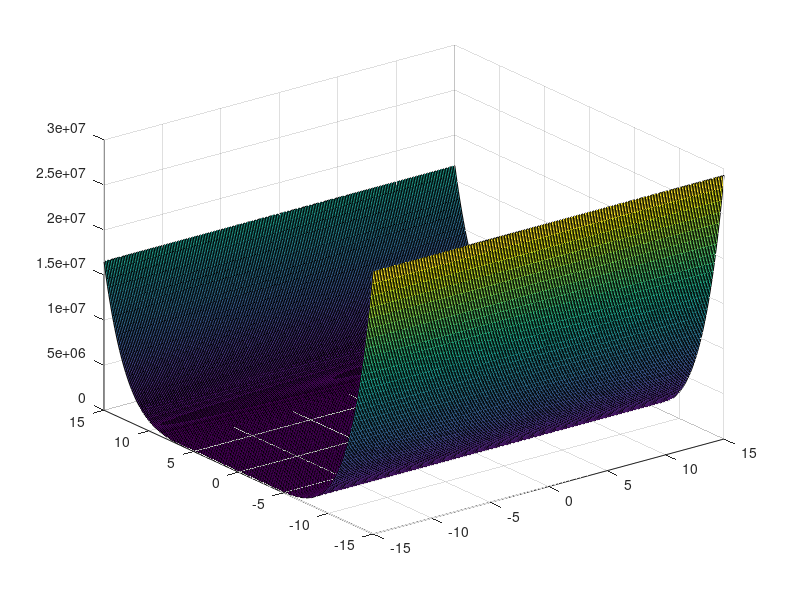
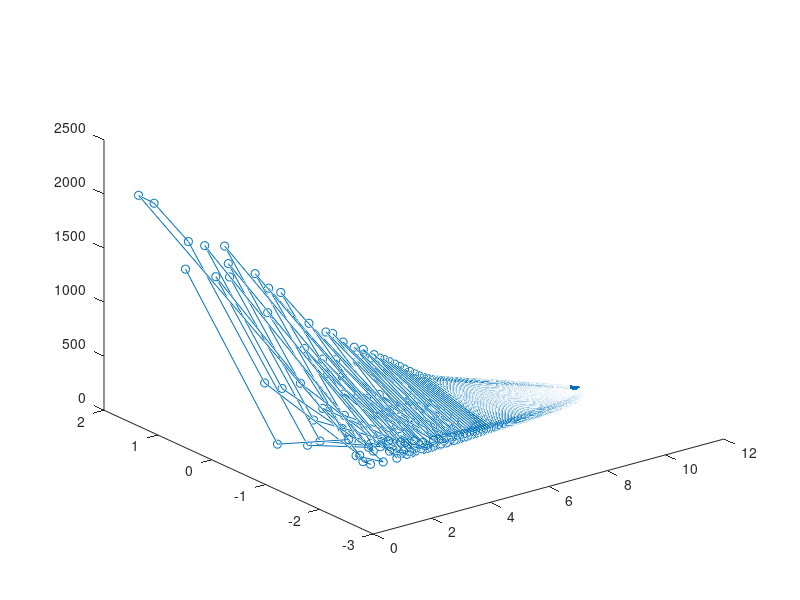

The MATLAB source for these figures, in order:
eps = 0.001; % Error limited to 0.001
x10 = 0.5;
x20 = -2; % Initial value
alpha = 0.00214; % Learning rate
k = 0; % Iterations
err = 1;

f0 = (-13+x10+((5-x20)*x20-2)*x20)^2 + (-29+x10+((x20+1)*x20-14)*x20)^2;
% Objective function

S_space = [k,x10,x20,f0];

while err >= eps % Continue iteration when there is a significant error
  df1dx1 = (-13+x10+((5-x20)*x20-2)*x20)*2 + (-29+x10+((x20+1)*x20-14)*x20)*2;
  x11 = x10 - alpha*df1dx1;
  %err1 = absolute value of (x11 - x10);
  
  df1dx2 = (-13+x10+((5-x20)*x20-2)*x20)*2*(-3*x20^2+10*x20-2) + (-29+x10+((x20+1)*x20-14)*x20)*2*(3*x20^2+2*x20-14);
  x21 = x20 - alpha*df1dx2;
  %err2 = absolute value of (x21 - x20);
  
  %Subtract the gradient from the result of the previous iteration to obtain the answer for this iteration
  
  %err = Vector length of [err1 err2]
  df1dx = [df1dx1,df1dx2];
  err = norm(df1dx);
  
  k = k + 1; % Iterations +1
  x10 = x11;
  x20 = x21; % Obtain the answer after iteration

  f0 = (-13+x10+((5-x20)*x20-2)*x20)^2 + (-29+x10+((x20+1)*x20-14)*x20)^2;
  S_space(k,:) = [k,x10,x20,f0];
  
  if (k>20000) % End loop when the number of steps is too large
    break
  end
  
end

disp(['x1 = ',num2str(x10)])
disp(['x2 = ',num2str(x20)])
disp(['f = ',num2str(f0)])
disp(['step = ',num2str(k)])

xx = linspace(-15,15,225);
yy = linspace(-15,15,225); % Variable variation range in the graph

[XX,YY]=meshgrid(xx,yy);
ZZ = (-13+XX+((5-YY).*YY-2).*YY).^2 + (-29+XX+((YY+1).*YY-14).*YY).^2;
surf(XX,YY,ZZ); % Create 3D graph

hold on;
plot3(S_space(:,2),S_space(:,3),S_space(:,4),'ro-')
% Draw a change line for the iteration point in the 3D graph
figure
plot3(S_space(:,2),S_space(:,3),S_space(:,4),'o-')
% Draw a change line for the iteration point